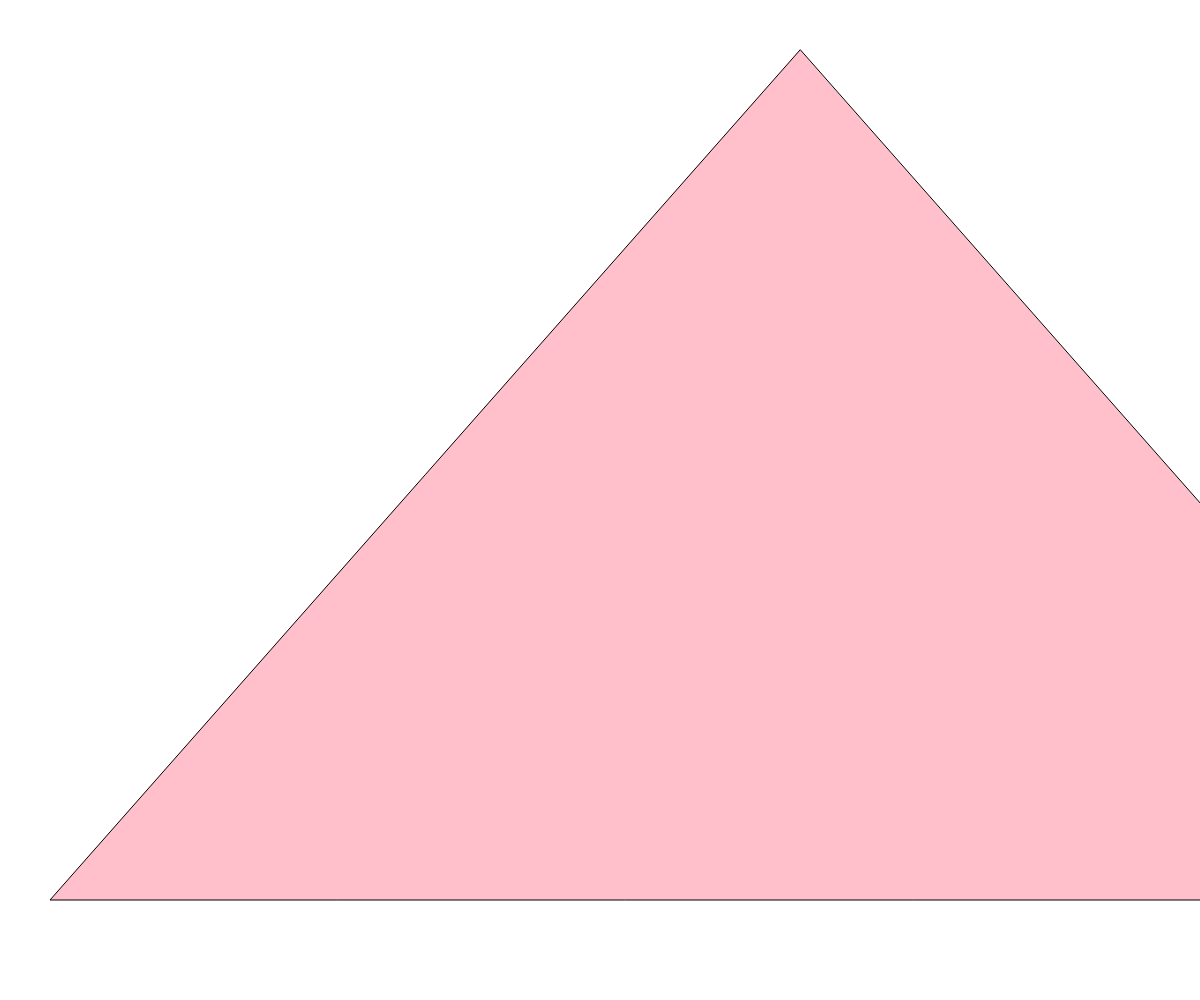
Frame 1 (no input)
Frame 60 (no input): identical to frame 1, image omitted
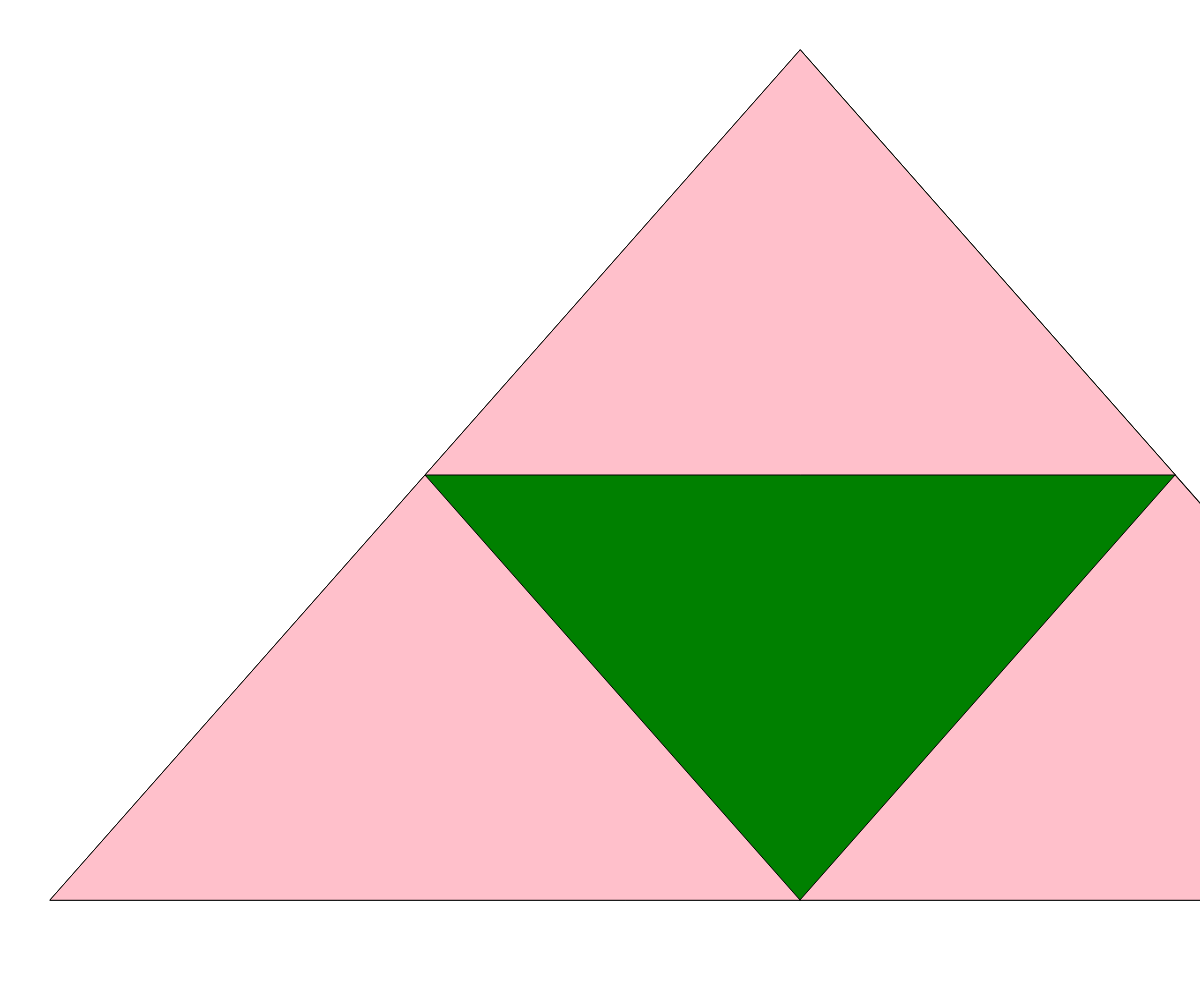
Frame 120 (the mouse pressed at the canvas centre since frame 60)

The p5.js sketch that drew these frames (run headless with seeded random() and noise() and a simulated clock; from frame 60 on, the mouse is pressed at the canvas centre):

// p5.js sketch
// ── sketch.js
// Recursion Visual Demo
// Sierpinski Triangle

let initialTriangle = [
  {x: 800, y: 50},
  {x: 50, y: 900},
  {x: 1550, y: 900}
];

let theDepth = 0;
let theColors = ["pink", "green", "orange", "cyan", "yellow", "purple", "white", "blue"];

function setup() {
  createCanvas(windowWidth, windowHeight);
  sierpinski(initialTriangle, theDepth);
}

function draw() {
  // background(220);
}

function mousePressed(){
  if (theDepth < 7){
    theDepth++;
    background("white");
    sierpinski(initialTriangle, theDepth); 
  }
  
}

function sierpinski(points, depth){
  fill(theColors[depth]);
  triangle(points[0].x, points[0].y,
           points[1].x, points[1].y,
           points[2].x, points[2].y,
  );
  if (depth > 0){
   sierpinski([points[0],
              midpoint(points[0], points[1]),
              midpoint(points[0], points[2])],
              depth-1); 

    sierpinski([points[1],
              midpoint(points[0], points[1]),
              midpoint(points[1], points[2])],
              depth-1); 

    sierpinski([points[2],
              midpoint(points[0], points[2]),
              midpoint(points[1], points[2])],
              depth-1); 
  }
}

function midpoint(point1, point2){
  let midX = (point1.x + point2.x)/2;
  let midY = (point1.y + point2.y)/2;
  return {x:midX, y:midY};
}
